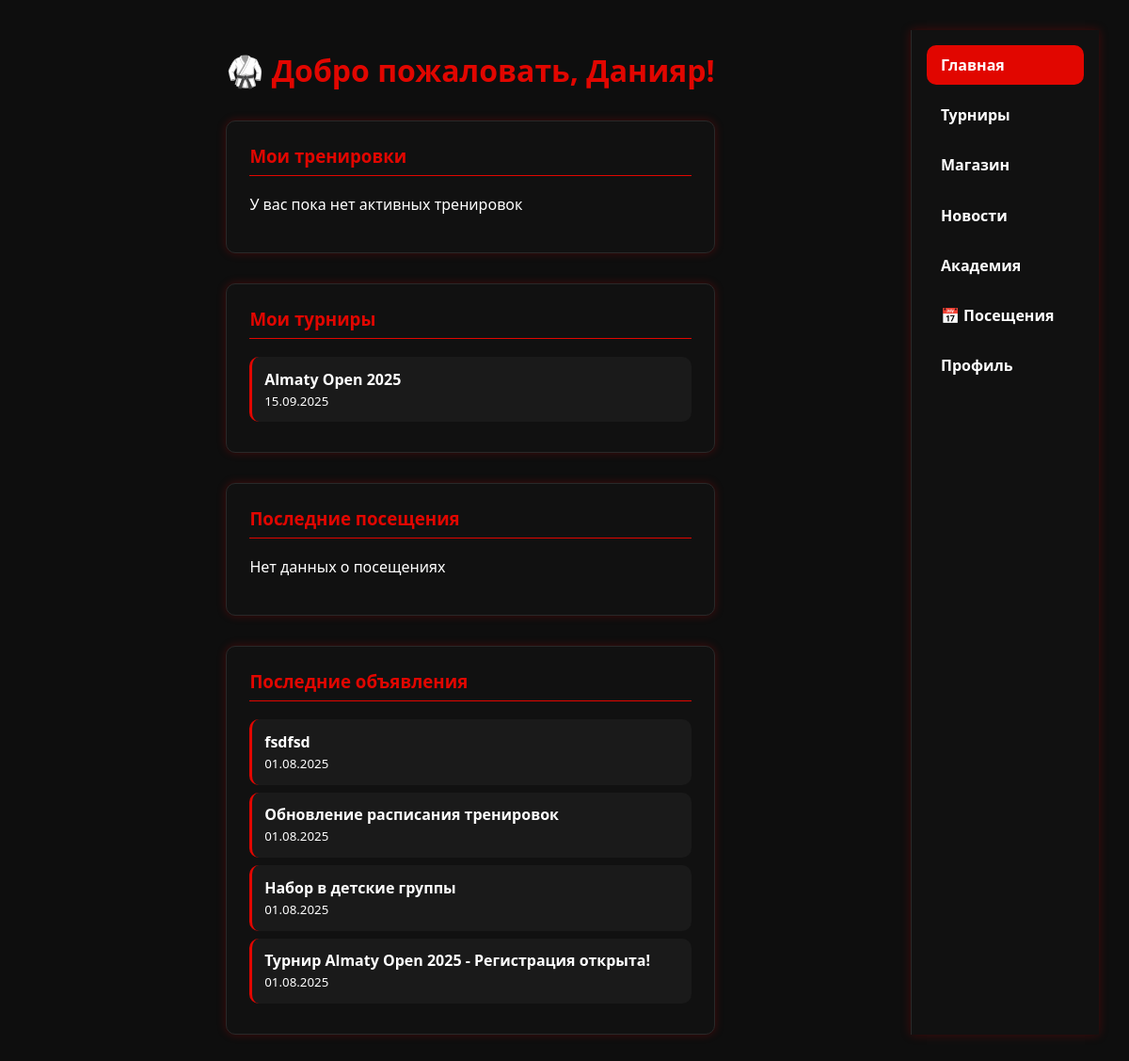
The app's page / (signed in) with its own data.
### users/models.py (models this page shows, shortened)
class User(AbstractUser):
    ROLE_CHOICES = [
        ("student", "Ученик"),
        ("parent", "Родитель"),
        ("coach", "Тренер"),
        ("admin", "Администратор"),
    ]
    role = models.CharField(
        max_length=10, choices=ROLE_CHOICES, default="student", verbose_name="Роль"
    )
    phone = models.CharField(max_length=20, blank=True, verbose_name="Телефон")
    birth_date = models.DateField(null=True, blank=True, verbose_name="Дата рождения")
    points = models.PositiveIntegerField(default=0, verbose_name="Баллы")
    is_email_verified = models.BooleanField(default=False, verbose_name="Email подтвержден")
    photo = models.ImageField(
        upload_to="users/photos/", blank=True, null=True, verbose_name="Фото профиля"
    )
    class Meta:
        verbose_name = "Пользователь"
        verbose_name_plural = "Пользователи"
    @property
    def is_student(self):
        return self.role == "student"

### tournaments/models.py (models this page shows, shortened)
class TournamentApplication(models.Model):
    STATUS_CHOICES = [
        ("pending", "Ожидает рассмотрения"),
        ("approved", "Одобрена"),
        ("rejected", "Отклонена"),
        ("cancelled", "Отменена"),
    ]
    tournament = models.ForeignKey(
        Tournament, on_delete=models.CASCADE, related_name="applications", verbose_name="Турнир"
    )
    participant = models.ForeignKey(
        settings.AUTH_USER_MODEL,
        on_delete=models.CASCADE,
        limit_choices_to={"role": "student"},
        verbose_name="Участник",
    )
    status = models.CharField(
        max_length=20, choices=STATUS_CHOICES, default="pending", verbose_name="Статус"
    )
    weight_category = models.CharField(max_length=50, blank=True, verbose_name="Весовая категория")
    experience_years = models.PositiveIntegerField(default=0, verbose_name="Опыт в годах")
    message = models.TextField(blank=True, verbose_name="Сообщение")
    applied_at = models.DateTimeField(auto_now_add=True, verbose_name="Дата подачи")
    processed_at = models.DateTimeField(null=True, blank=True, verbose_name="Дата обработки")
    processed_by = models.ForeignKey(
        settings.AUTH_USER_MODEL,
        on_delete=models.SET_NULL,
        null=True,
        blank=True,
        limit_choices_to={"role__in": ["coach", "admin"]},
        related_name="processed_tournament_applications",
        verbose_name="Обработал",
    )
    class Meta:
        verbose_name = "Заявка на турнир"
        verbose_name_plural = "Заявки на турниры"
        ordering = ["-applied_at"]
        unique_together = ["tournament", "participant"]

class Tournament(models.Model):
    LEVEL_CHOICES = [
        ("beginner", "Начинающий"),
        ("intermediate", "Средний"),
        ("advanced", "Продвинутый"),
        ("all", "Все уровни"),
    ]
    title = models.CharField(max_length=200, verbose_name="Название турнира")
    description = models.TextField(verbose_name="Описание")
    gym = models.ForeignKey(Gym, on_delete=models.CASCADE, verbose_name="Академия")
    organizer = models.ForeignKey(
        settings.AUTH_USER_MODEL,
        on_delete=models.CASCADE,
        limit_choices_to={"role__in": ["coach", "admin"]},
        verbose_name="Организатор",
    )
    level = models.CharField(
        max_length=20, choices=LEVEL_CHOICES, default="all", verbose_name="Уровень"
    )
    max_participants = models.PositiveIntegerField(default=50, verbose_name="Максимум участников")
    registration_deadline = models.DateTimeField(verbose_name="Дедлайн регистрации")
    tournament_date = models.DateTimeField(verbose_name="Дата турнира")
    entry_fee = models.DecimalField(
        max_digits=10, decimal_places=2, default=Decimal("0.00"), verbose_name="Взнос за участие"
    )
    prize_pool = models.DecimalField(
        max_digits=10, decimal_places=2, default=Decimal("0.00"), verbose_name="Призовой фонд"
    )
    is_active = models.BooleanField(default=True, verbose_name="Активен")
    created_at = models.DateTimeField(auto_now_add=True, verbose_name="Дата создания")
    updated_at = models.DateTimeField(auto_now=True, verbose_name="Дата обновления")
    class Meta:
        verbose_name = "Турнир"
        verbose_name_plural = "Турниры"
        ordering = ["-tournament_date"]

### announcements/models.py (models this page shows, shortened)
class Announcement(models.Model):
    PRIORITY_CHOICES = [
        ("low", "Низкий"),
        ("medium", "Средний"),
        ("high", "Высокий"),
        ("urgent", "Срочный"),
    ]
    title = models.CharField(max_length=200, verbose_name="Заголовок")
    content = models.TextField(verbose_name="Содержание")
    author = models.ForeignKey(
        settings.AUTH_USER_MODEL,
        on_delete=models.CASCADE,
        limit_choices_to={"role__in": ["coach", "admin"]},
        verbose_name="Автор",
    )
    priority = models.CharField(
        max_length=10, choices=PRIORITY_CHOICES, default="medium", verbose_name="Приоритет"
    )
    is_published = models.BooleanField(default=True, verbose_name="Опубликовано")
    created_at = models.DateTimeField(auto_now_add=True, verbose_name="Дата создания")
    updated_at = models.DateTimeField(auto_now=True, verbose_name="Дата обновления")
    class Meta:
        verbose_name = "Объявление"
        verbose_name_plural = "Объявления"
        ordering = ["-priority", "-created_at"]

### dashboard/views.py (the view, shortened to what this page needs)
# urls.py: path("", views.home, name="home"),
@login_required
def home(request):
    user = request.user
    context = {
        "user": user,
        "announcements": Announcement.objects.filter(is_published=True)[:5],
    }
    if user.is_student:
        context.update(
            {
                "my_trainings": TrainingApplication.objects.filter(student=user, status="approved"),
                "my_tournaments": TournamentApplication.objects.filter(
                    participant=user, status="approved"
                ),
                "recent_attendance": Attendance.objects.filter(student=user)[:10],
                "my_rewards": RewardClaim.objects.filter(student=user)[:5],
            }
        )
    return render(request, "dashboard/home.html", context)

### templates/dashboard/home.html (shortened to what this page needs)
<!DOCTYPE html>
<html lang="ru">
  <head>
  </head>
  <body>
    <div class="container">
      <h1>🥋 Добро пожаловать, {{ user.first_name }}!</h1>
      <div class="dashboard-grid">
        {% if user.role == 'student' %}
          <div class="card">
            <h3>Мои тренировки</h3>
            {% if my_trainings %}
              {% for training in my_trainings %}
                <div class="list-item">
                  <strong>{{ training.training.title }}</strong><br />
                  <small>{{ training.training.gym.name }}</small>
                </div>
              {% endfor %}
            {% else %}
              <p>У вас пока нет активных тренировок</p>
            {% endif %}
          </div>
          <div class="card">
            <h3>Мои турниры</h3>
            {% if my_tournaments %}
              {% for tournament in my_tournaments %}
                <div class="list-item">
                  <strong>{{ tournament.tournament.title }}</strong><br />
                  <small>{{ tournament.tournament.tournament_date|date:'d.m.Y' }}</small>
                </div>
              {% endfor %}
            {% else %}
              <p>У вас пока нет активных турниров</p>
            {% endif %}
          </div>
          <div class="card">
            <h3>Последние посещения</h3>
            {% if recent_attendance %}
              {% for attendance in recent_attendance %}
                <div class="list-item">
                  <strong>{{ attendance.date|date:'d.m.Y' }}</strong><br />
                  <small>
                    {% if attendance.is_present %}
                      Присутствовал
                    {% else %}
                      Отсутствовал
                    {% endif %}
                  </small>
                </div>
              {% endfor %}
            {% else %}
              <p>Нет данных о посещениях</p>
            {% endif %}
          </div>
        {% endif %}
        <div class="card">
          <h3>Последние объявления</h3>
          {% if announcements %}
            {% for announcement in announcements %}
              <div class="list-item">
                <strong>{{ announcement.title }}</strong><br />
                <small>{{ announcement.created_at|date:'d.m.Y' }}</small>
              </div>
            {% endfor %}
          {% else %}
            <p>Нет объявлений</p>
          {% endif %}
        </div>
      </div>
    </div>
    <nav>
      <a href="{% url 'dashboard:home' %}" class="active">Главная</a>
      <a href="{% url 'tournaments:list' %}">Турниры</a>
      <a href="{% url 'store:list' %}">Магазин</a>
      <a href="{% url 'announcements:list' %}">Новости</a>
      <a href="{% url 'gyms:list' %}">Академия</a>
      <a href="{% url 'attendance:list' %}">📅 Посещения</a>
      <a href="{% url 'users:profile' %}">Профиль</a>
    </nav>
  </body>
</html>

### templates/dashboard/home.html (style rules this page uses)
:root { --bg: #0e0e0e; --fg: #ffffff; --accent: #e10600; --input-bg: #1a1a1a; --border: #292929; --radius: 10px; --shadow: 0 0 10px rgba(225, 6, 0, 0.25); }
body { background: var(--bg); color: var(--fg); font-family: 'Segoe UI', Tahoma, Geneva, Verdana, sans-serif; margin: 0; padding: 2rem; }
.container { max-width: 1200px; margin: 0 auto; }
h1, h2 { color: var(--accent); }
.dashboard-grid { display: grid; grid-template-columns: repeat(auto-fit, minmax(300px, 1fr)); gap: 2rem; margin-top: 2rem; }
.card { background: #111; border: 1px solid var(--border); border-radius: var(--radius); padding: 1.5rem; box-shadow: var(--shadow); }
.card h3 { color: var(--accent); margin-top: 0; border-bottom: 1px solid var(--accent); padding-bottom: 0.5rem; }
.list-item { padding: 0.8rem; margin-bottom: 0.5rem; background: var(--input-bg); border-radius: var(--radius); border-left: 3px solid var(--accent); }
nav { background-color: #111; border-left: 1px solid var(--border); width: 200px; box-shadow: var(--shadow); display: flex; flex-direction: column; padding: 1rem; box-sizing: border-box; }
nav a { color: var(--fg); text-decoration: none; padding: 10px 15px; border-radius: var(--radius); margin-bottom: 0.7rem; font-weight: 600; transition: background-color 0.3s; }
nav a:hover, nav a.active { background-color: var(--accent); color: #fff; }
body { display: flex; flex-direction: row; }

### records on screen
User: first_name "Данияр"
TournamentApplication: tournament "Almaty Open 2025", tournament.tournament_date "15.09.2025"
Announcement: title "fsdfsd", created_at "01.08.2025"
Announcement: title "Обновление расписания тренировок", created_at "01.08.2025"
Announcement: title "Набор в детские группы", created_at "01.08.2025"
Announcement: title "Турнир Almaty Open 2025 - Регистрация открыта!", created_at "01.08.2025"
